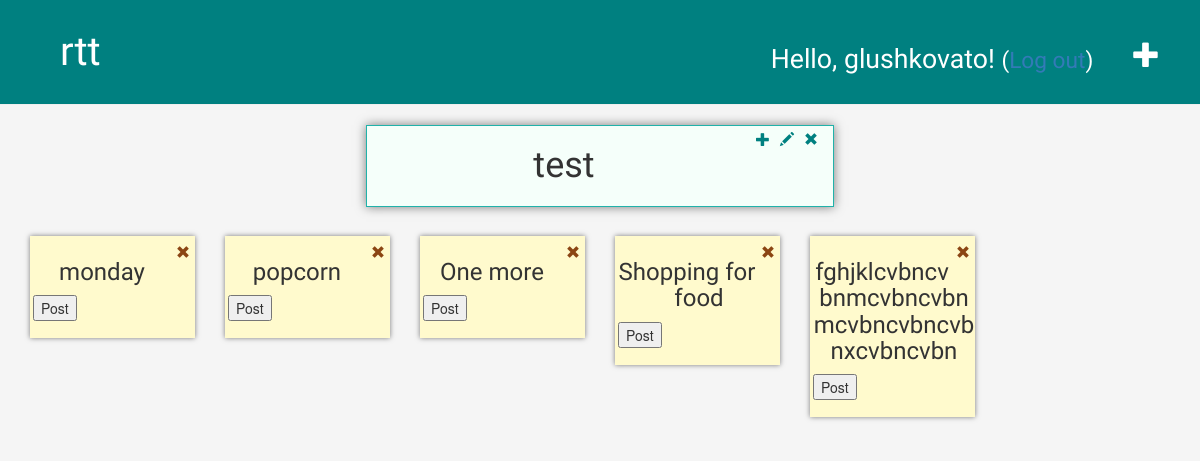
/board/1/ (signed in), run on the app's committed database.
### rtt_app/models.py (models this page shows, shortened)
class Board(models.Model):
    author = models.ForeignKey(User)
    title = models.CharField(max_length=100)
    text = models.TextField(null=True)
    created_date = models.DateTimeField(
            default=timezone.now)
    published_date = models.DateTimeField(
            blank=True, null=True)

class Card(models.Model):
    board = models.ForeignKey(Board)
    title = models.CharField(max_length=50)
    text = models.TextField(blank=False)
    created_date = models.DateTimeField(default=timezone.now)

### rtt_app/views.py (the view)
# urls.py: url(r'^board/(?P<pk>[0-9]+)/$', views.board_detail, name='board_detail'),
def board_detail(request, pk):
    board = get_object_or_404(Board, pk=pk)
    cards = Card.objects.order_by('created_date')
    return render(request, 'rtt_app/board_detail.html', {'board': board, 'cards': cards})

### rtt_app/templates/rtt_app/board_detail.html (shortened to what this page needs)
{% extends 'rtt_app/base.html' %}
{% block content %}
    <div class="board">
        <div class="hint">
            <a id="buttons" class="board-buttons" href="{% url 'board_remove' pk=board.pk %}"><span class="glyphicon glyphicon-remove"></span></a>
        </div>
        <div class="hint">
            <a id="buttons" class="board-buttons" href="{% url 'board_edit' pk=board.pk %}"><span class="glyphicon glyphicon-pencil"></span></a>
        </div>
        <div class="hint">
            <a id="buttons" class="board-buttons" href="{% url 'card_create' pk=board.pk%}"><span class="glyphicon glyphicon-plus"></span></a>
        </div>
        <h1 align="center" class="board-title">{{ board.title }}</h1>
    </div>
    <div class="my-flex-container">
        {% for card in cards %}
            {% if card.board == board %}
                <div class="col-md-2">
                    <div class="card">
                        <a id="buttons" class="remove-card" href="{% url 'card_remove' pk=board.pk card_id=card.pk %}"><span class="glyphicon glyphicon-remove"></span></a>
                        <h3 align="center">{{ card.title }}</h3>
                        <form action="/create_task/" method="POST" id="task-form">
                            <input type="submit" value="Post" class="tiny button">
                        </form>
                    </div>
                </div>
            {% endif %}
        {% endfor %}
    </div>
{% endblock %}

### rtt_app/templates/rtt_app/base.html (shortened to what this page needs)
{% load staticfiles %}
<html>
    <head>
        <link rel="stylesheet" href="//maxcdn.bootstrapcdn.com/bootstrap/3.2.0/css/bootstrap.min.css">
        <link rel="stylesheet" href="//maxcdn.bootstrapcdn.com/bootstrap/3.2.0/css/bootstrap-theme.min.css">
        <link rel="stylesheet" href="{% static 'css/rtt_app.css' %}">
    </head>
    <body>
        <div class="page-header">
            {% if user.is_authenticated %}
                <div class="hint-header-plus">
                    <a href="{% url 'rtt_app.views.board_new' %}" class="top-menu"><span class="glyphicon glyphicon-plus"></span></a>
                </div>
                <p class="top-menu">Hello, {{ user.username }}! <small>(<a href="{% url 'django.contrib.auth.views.logout' %}" class="log-out">Log out</a>)</small></p>
            {% else %}
                <a href="{% url 'django.contrib.auth.views.login' %}" class="top-menu"><span class="glyphicon glyphicon-lock"></span></a>
            {% endif %}
            <div class="hint-header-rtt">
                <h1><a href="{% url 'rtt_app.views.board_list' %}">rtt</a></h1>
            </div>
        </div>
        <div class="content container">
            <div class="row">
                <div class="col-md-12">
                    {% block content %}
                    {% endblock %}
                </div>
            </div>
        </div>
    </body>
</html>

### rtt_app/static/css/rtt_app.css (style rules this page uses)
h1 a { color: #FCA205; font-family: 'Poiret One', cursive; }
body { background-color: whitesmoke; }
.content { width: 100%; }
.page-header { width: 100%; background-color: teal; margin-top: 0; padding: 20px 20px 20px 40px; }
.page-header h1, .page-header h1 a, .page-header h1 a:visited, .page-header h1 a:active { color: #ffffff; font-size: 30pt; margin: 10px; text-decoration: none; }
h1, h2, h3, h4, p, a { font-family: 'Poiret One', cursive; }
.top-menu, .top-menu:hover, .top-menu:visited { color: #ffffff; float: right; font-size: 20pt; margin: 20px; }
.board { position: relative; width: 40%; margin-left: 30%; background-color: mintcream; padding: 10px; padding-top: 0; margin-bottom: 2.5%; border: 1px solid lightseagreen; box-shadow: 0 0 10px rgba(0, 0, 0, 0.5); }
.my-flex-container { display: flex; flex-direction: row; justify-content: flex-start; flex-wrap: wrap; align-items: flex-start; align-content: space-around; }
.card { margin-bottom: 10%; max-width: 180px; flex-grow: 1; word-wrap: break-word; background-color: lemonchiffon; padding: 3px; padding-right: 0; box-shadow: 0 0 5px rgba(0, 0, 0, 0.5); }
#buttons { float: right; margin: 5px; }
.board-buttons, .board-buttons:hover { border: hidden; background-color: transparent; color: teal; }
.hint-header-rtt { width: 5%; }
.remove-card, .remove-card:hover { float: right; margin: 5px; border: hidden; background-color: transparent; color: saddlebrown; }

### data on the page
Board: title "test"
Card: title "monday"
Card: title "popcorn"
Card: title "One more"
Card: title "Shopping for food"
Card: title "fghjklcvbncvbnmcvbncvbnmcvbncvbncvbnxcvbncvbn"

### other printed values
{{ user.username }} "glushkovato"
